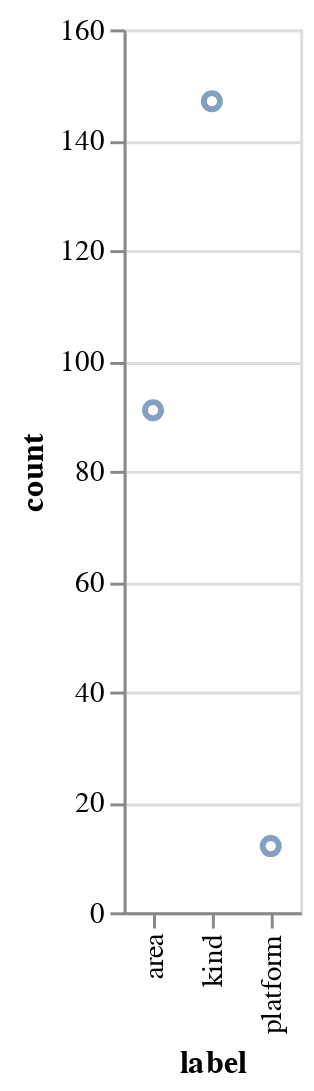

Here is the notebook cell this chart was saved with:
### Code cell
chart = alt.Chart(stats)
chart.mark_point().encode(
  x='label',
  y='count',
).interactive()

### Figure 1 — Vega-Lite specification as saved in the notebook (floating-point values rounded to 4 significant figures)
{"config": {"view": {"continuousWidth": 400, "continuousHeight": 300}}, "data": {"name": "data-b0dbb17217e6d1004423b3d971cb6394"}, "mark": "point", "encoding": {"x": {"type": "nominal", "field": "label"}, "y": {"type": "quantitative", "field": "count"}}, "selection": {"selector003": {"type": "interval", "bind": "scales", "encodings": ["x", "y"]}}, "$schema": "https://vega.github.io/schema/vega-lite/v4.0.2.json", "datasets": {"data-b0dbb17217e6d1004423b3d971cb6394": [{"label": "area", "count": 91, "percentage": 56.88}, {"label": "platform", "count": 12, "percentage": 7.5}, {"label": "kind", "count": 147, "percentage": 91.88}]}}
